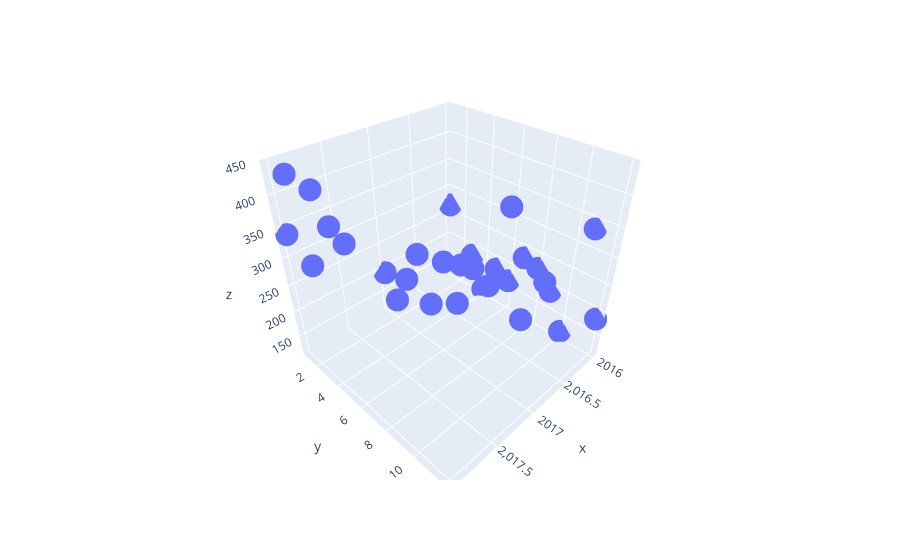

Notebook source saved alongside this figure:
### Code cell
px.scatter_3d(x=list(X[:,0]), y=list(X[:, 1]), z=list(Y[:,0]))

### Figure 1 — Plotly figure (JSON) as saved in the notebook; plotly's stock layout.template omitted (floating-point values rounded to 4 significant figures)
{"data": [{"hovertemplate": "x=%{x}<br>y=%{y}<br>z=%{z}<extra></extra>", "legendgroup": "", "marker": {"color": "#636efa", "symbol": "circle"}, "mode": "markers", "name": "", "scene": "scene", "showlegend": false, "type": "scatter3d", "x": [2016, 2016, 2016, 2016, 2016, 2016, 2016, 2016, 2016, 2016, 2016, 2016, 2017, 2017, 2017, 2017, 2017, 2017, 2017, 2017, 2017, 2017, 2017, 2017, 2018, 2018, 2018, 2018, 2018, 2018], "y": [1, 2, 3, 4, 5, 6, 7, 8, 9, 10, 11, 12, 1, 2, 3, 4, 5, 6, 7, 8, 9, 10, 11, 12, 1, 2, 3, 4, 5, 6], "z": [266, 146, 183, 119, 180, 169, 232, 225, 193, 123, 337, 186, 194, 150, 210, 273, 191, 287, 226, 304, 290, 422, 265, 342, 340, 440, 316, 439, 401, 390]}], "layout": {"legend": {"tracegroupgap": 0}, "margin": {"t": 60}, "scene": {"domain": {"x": [0, 1], "y": [0, 1]}, "xaxis": {"title": {"text": "x"}}, "yaxis": {"title": {"text": "y"}}, "zaxis": {"title": {"text": "z"}}}}}
